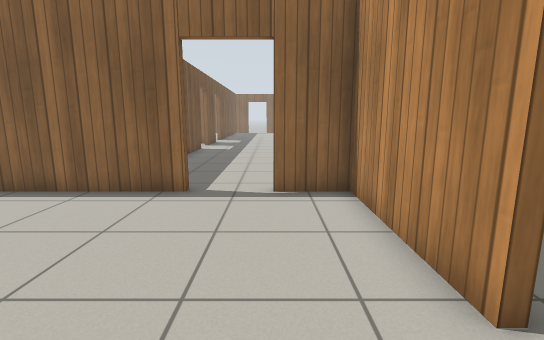
[1] (above)

16 first-person views from a walk through a world built for the Gazebo simulator. The camera is 1 m above the floor, tilts 10° down and sees 85° across. Floor lines are 1 m apart. The floor is counted in squares, 0.5 m on a side. Each view is taken from the middle of a square. On the plan, view 1 faces up. The plan holds only what a view shows up to about 17 squares ahead; the rest is blank. The place goes on beyond the plan. Simple patterns stand in for the simulator's built-in surfaces. Some stock models are drawn as simple stand-ins.

[2]
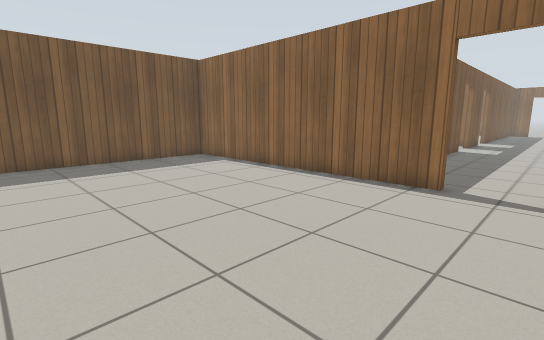

[3]
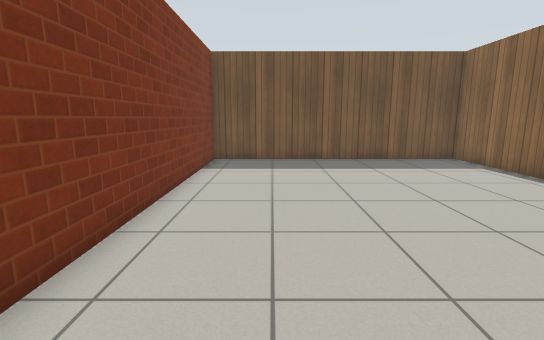

[4]
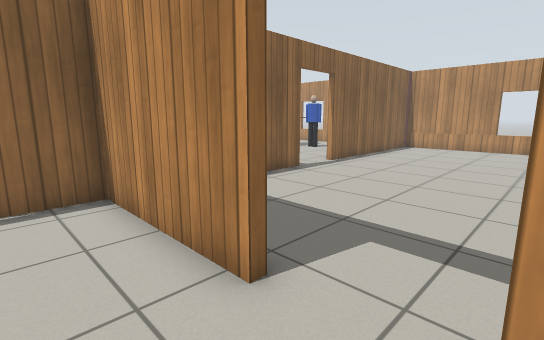

[5]
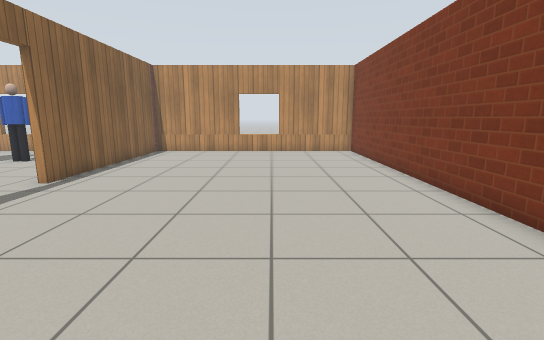

[6]
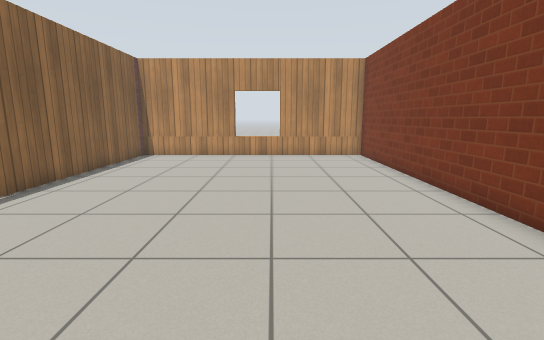

[7]
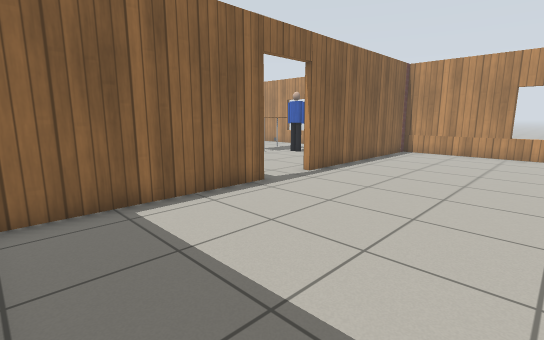

[8]
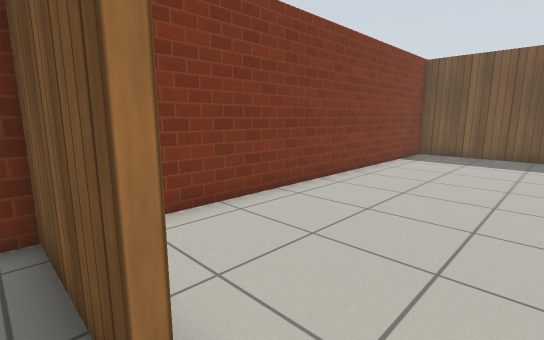

[9]
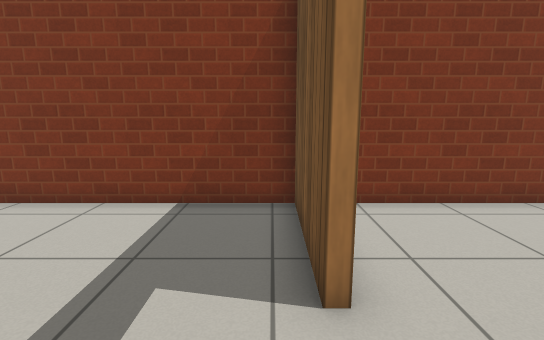

[10]
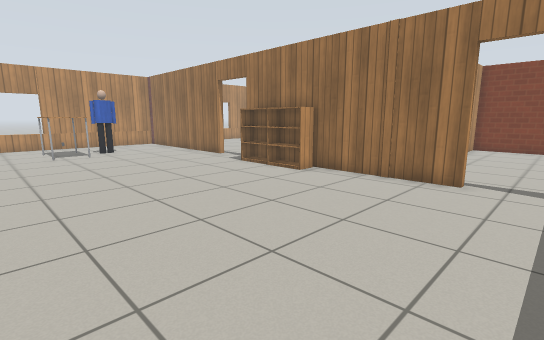

[11]
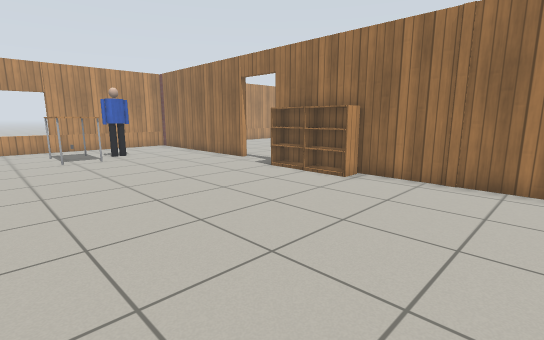

[12]
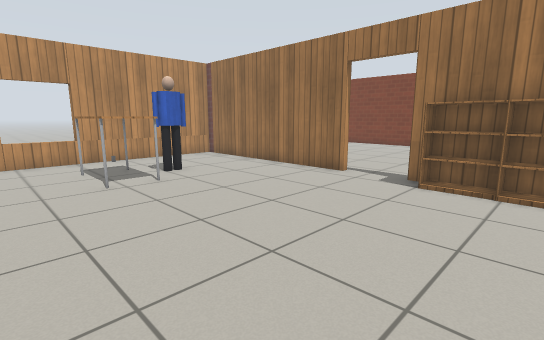

[13]
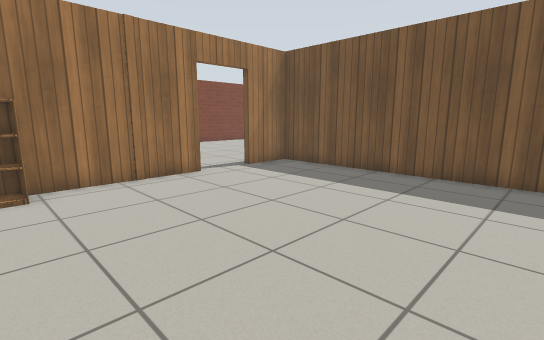

[14]
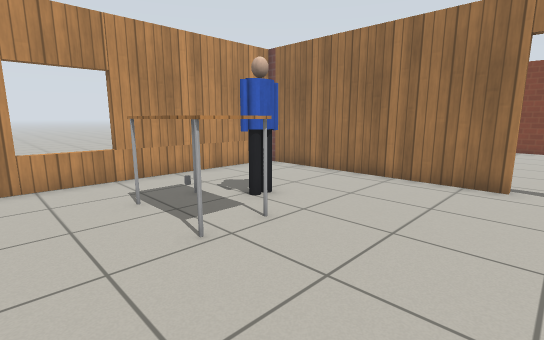

[15]
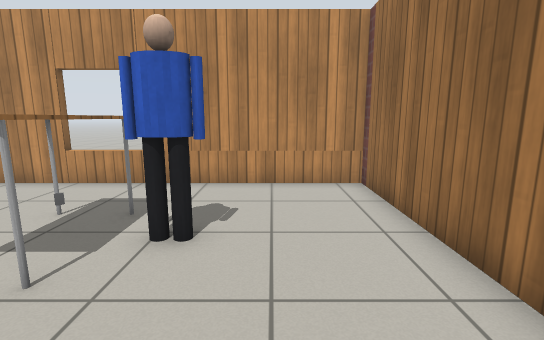

[16]
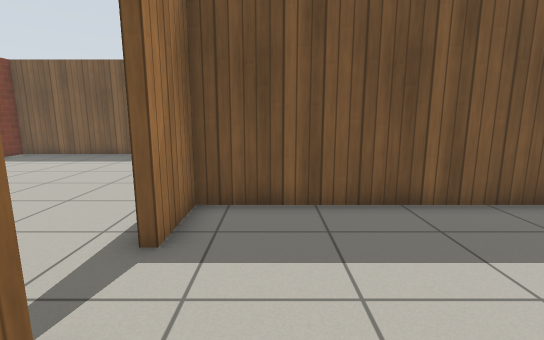

### Floor plan
Points are (right, up) in squares from view 1. A wall is a line through its corners. A room is listed if a view was taken in it or the views show most of it. See-through windows are left out.
Room 1 (views 1, 2, 3, 4)
walls: (-2.2, 7.9) (-14.4, 7.9) (-14.4, -3.8) (1, -3.8); (2.2, 2.5) (2.2, 7.9) (0, 7.9)
ways out: open door at (2, 1.5) to room 2; open door at (-1, 8) to room 3
Room 2 (views 5, 6, 7, 8, 9)
walls: (9.6, 7.9) (3.1, 7.9); (2.5, 0.2) (2.5, -3.8) (21, -3.8) (21, 7.9) (11.9, 7.9)
ways out: open door at (2, 1.5) to room 1; open door at (11, 8) to room 3
Room 3 (views 10, 11, 12, 13, 14, 15, 16)
walls: (11.9, 8.2) (21, 8.2) (21, 18.5); (0, 8.2) (9.6, 8.2); (-4.6, 18.5) (-4.6, 8.2) (-2.2, 8.2)
ways out: open door at (-1, 8) to room 1; open door at (11, 8) to room 2
objects: bookshelf (5, 9) to (7, 9); bookshelf (8, 9) to (9, 9); table (15, 14) to (18, 15); person (17, 12) to (17, 13)

Positions as (right, up) in squares from view 1, and headings:
1: (0, 0), facing up
2: (0, -1), facing up-left
3: (0, -1), facing left
4: (0, 0), facing up-right
5: (3, 1), facing right
6: (5, 1), facing right
7: (3, 1), facing up-right
8: (3, 2), facing down-left
9: (3, 3), facing down
10: (-2, 18), facing down-right
11: (0, 18), facing down-right
12: (6, 18), facing down-right
13: (6, 18), facing down-left
14: (11, 18), facing down-right
15: (12, 11), facing right
16: (2, 10), facing left
